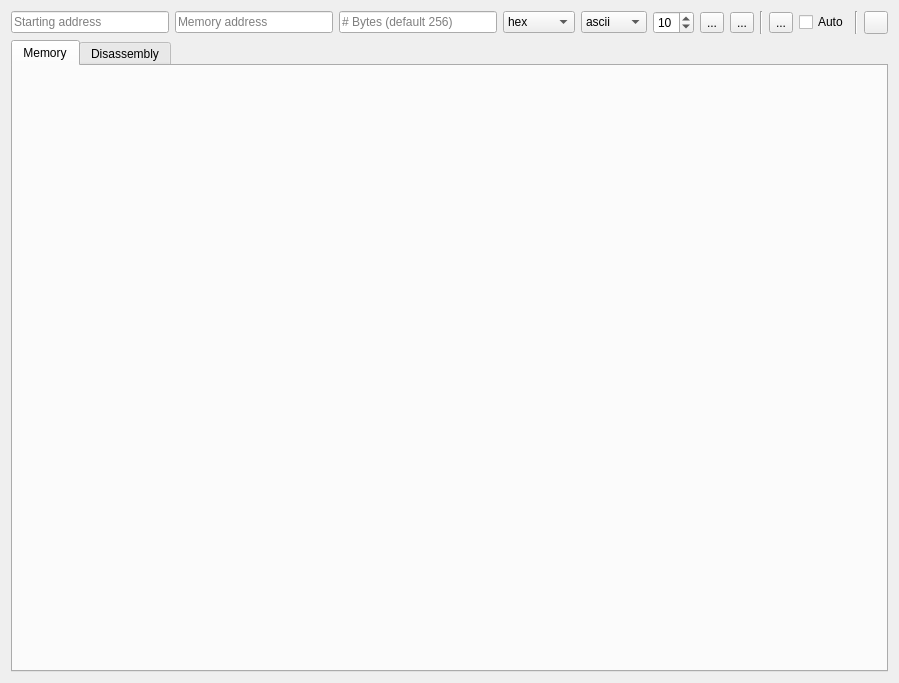
<?xml version="1.0" encoding="UTF-8"?>
<ui version="4.0">
 <class>SeerMemoryVisualizerWidgetForm</class>
 <widget class="QWidget" name="SeerMemoryVisualizerWidgetForm">
  <property name="geometry">
   <rect>
    <x>0</x>
    <y>0</y>
    <width>899</width>
    <height>683</height>
   </rect>
  </property>
  <property name="windowTitle">
   <string>Form</string>
  </property>
  <layout class="QGridLayout" name="gridLayout">
   <item row="0" column="0">
    <layout class="QHBoxLayout" name="horizontalLayout">
     <item>
      <widget class="SeerHistoryLineEdit" name="variableNameLineEdit">
       <property name="toolTip">
        <string>Variable expression resulting in an address.</string>
       </property>
       <property name="placeholderText">
        <string>Starting address</string>
       </property>
       <property name="clearButtonEnabled">
        <bool>true</bool>
       </property>
      </widget>
     </item>
     <item>
      <widget class="QLineEdit" name="variableAddressLineEdit">
       <property name="toolTip">
        <string>Memory address.</string>
       </property>
       <property name="readOnly">
        <bool>true</bool>
       </property>
       <property name="placeholderText">
        <string>Memory address</string>
       </property>
      </widget>
     </item>
     <item>
      <widget class="SeerHistoryLineEdit" name="memoryLengthLineEdit">
       <property name="toolTip">
        <string>Number of bytes to display.</string>
       </property>
       <property name="inputMask">
        <string/>
       </property>
       <property name="placeholderText">
        <string># Bytes (default 256)</string>
       </property>
       <property name="clearButtonEnabled">
        <bool>true</bool>
       </property>
      </widget>
     </item>
     <item>
      <widget class="QComboBox" name="memoryDisplayFormatComboBox">
       <property name="toolTip">
        <string>Memory display format.</string>
       </property>
       <item>
        <property name="text">
         <string>hex</string>
        </property>
       </item>
       <item>
        <property name="text">
         <string>octal</string>
        </property>
       </item>
       <item>
        <property name="text">
         <string>binary</string>
        </property>
       </item>
       <item>
        <property name="text">
         <string>decimal</string>
        </property>
       </item>
      </widget>
     </item>
     <item>
      <widget class="QComboBox" name="charDisplayFormatComboBox">
       <property name="toolTip">
        <string>Character display format.</string>
       </property>
       <item>
        <property name="text">
         <string>ascii</string>
        </property>
       </item>
       <item>
        <property name="text">
         <string>utf8</string>
        </property>
       </item>
       <item>
        <property name="text">
         <string>utf16</string>
        </property>
       </item>
       <item>
        <property name="text">
         <string>utf32</string>
        </property>
       </item>
       <item>
        <property name="text">
         <string>ebcdic</string>
        </property>
       </item>
      </widget>
     </item>
     <item>
      <widget class="QSpinBox" name="columnCountSpinBox">
       <property name="toolTip">
        <string>Number of columns in display.</string>
       </property>
       <property name="minimum">
        <number>1</number>
       </property>
       <property name="value">
        <number>10</number>
       </property>
      </widget>
     </item>
     <item>
      <widget class="QToolButton" name="printToolButton">
       <property name="toolTip">
        <string>Print the display.</string>
       </property>
       <property name="text">
        <string>...</string>
       </property>
       <property name="icon">
        <iconset resource="resource.qrc">
         <normaloff>:/seer/resources/RelaxLightIcons/document-print.svg</normaloff>:/seer/resources/RelaxLightIcons/document-print.svg</iconset>
       </property>
      </widget>
     </item>
     <item>
      <widget class="QToolButton" name="saveToolButton">
       <property name="toolTip">
        <string>Save the display to a file.</string>
       </property>
       <property name="text">
        <string>...</string>
       </property>
       <property name="icon">
        <iconset resource="resource.qrc">
         <normaloff>:/seer/resources/RelaxLightIcons/document-save-as.svg</normaloff>:/seer/resources/RelaxLightIcons/document-save-as.svg</iconset>
       </property>
      </widget>
     </item>
     <item>
      <widget class="Line" name="line_1">
       <property name="orientation">
        <enum>Qt::Vertical</enum>
       </property>
      </widget>
     </item>
     <item>
      <widget class="QToolButton" name="refreshToolButton">
       <property name="toolTip">
        <string>Refresh the display.</string>
       </property>
       <property name="text">
        <string>...</string>
       </property>
       <property name="icon">
        <iconset resource="resource.qrc">
         <normaloff>:/seer/resources/RelaxLightIcons/view-refresh.svg</normaloff>:/seer/resources/RelaxLightIcons/view-refresh.svg</iconset>
       </property>
      </widget>
     </item>
     <item>
      <widget class="QCheckBox" name="autoRefreshCheckBox">
       <property name="toolTip">
        <string>Automatically refresh after each stopping point.</string>
       </property>
       <property name="text">
        <string>Auto</string>
       </property>
      </widget>
     </item>
     <item>
      <widget class="Line" name="line_2">
       <property name="orientation">
        <enum>Qt::Vertical</enum>
       </property>
      </widget>
     </item>
     <item>
      <widget class="QToolButton" name="helpToolButton">
       <property name="toolTip">
        <string>Help on Memory Visualizer</string>
       </property>
       <property name="text">
        <string/>
       </property>
       <property name="icon">
        <iconset resource="resource.qrc">
         <normaloff>:/seer/resources/RelaxLightIcons/help-about.svg</normaloff>:/seer/resources/RelaxLightIcons/help-about.svg</iconset>
       </property>
      </widget>
     </item>
    </layout>
   </item>
   <item row="1" column="0">
    <widget class="QTabWidget" name="tabWidget">
     <property name="currentIndex">
      <number>0</number>
     </property>
     <widget class="QWidget" name="hex_tab">
      <attribute name="title">
       <string>Memory</string>
      </attribute>
      <layout class="QGridLayout" name="gridLayout_1">
       <item row="0" column="0">
        <widget class="SeerHexWidget" name="memoryHexEditor" native="true">
         <property name="sizePolicy">
          <sizepolicy hsizetype="Preferred" vsizetype="Preferred">
           <horstretch>0</horstretch>
           <verstretch>100</verstretch>
          </sizepolicy>
         </property>
        </widget>
       </item>
      </layout>
     </widget>
     <widget class="QWidget" name="asm_tab">
      <attribute name="title">
       <string>Disassembly</string>
      </attribute>
      <layout class="QGridLayout" name="gridLayout_2">
       <item row="0" column="0">
        <widget class="SeerAsmWidget" name="memoryAsmEditor" native="true">
         <property name="sizePolicy">
          <sizepolicy hsizetype="Preferred" vsizetype="Preferred">
           <horstretch>0</horstretch>
           <verstretch>100</verstretch>
          </sizepolicy>
         </property>
        </widget>
       </item>
      </layout>
     </widget>
    </widget>
   </item>
  </layout>
 </widget>
 <customwidgets>
  <customwidget>
   <class>SeerHexWidget</class>
   <extends>QWidget</extends>
   <header location="global">SeerHexWidget.h</header>
   <container>1</container>
  </customwidget>
  <customwidget>
   <class>SeerAsmWidget</class>
   <extends>QWidget</extends>
   <header location="global">SeerAsmWidget.h</header>
   <container>1</container>
  </customwidget>
  <customwidget>
   <class>SeerHistoryLineEdit</class>
   <extends>QLineEdit</extends>
   <header location="global">SeerHistoryLineEdit.h</header>
  </customwidget>
 </customwidgets>
 <resources>
  <include location="resource.qrc"/>
 </resources>
 <connections/>
</ui>
